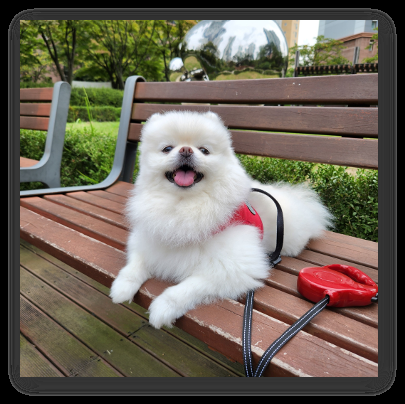
#> input picture hw_kibum/data_analysis/already_done/[ 13 17 18 19 20 ] Deep_Learning_Basics/data/color_image.png, 405 x 404 px, found by its file name
$ python 19_2.py
#> lines starting #> are read from the running program, lines starting #| are printed output that depends on the picture; after the words box and inside, x2 and y2 are one past the last pixel; in counts of white or black regions, pixels touching at a corner belong together
# OpenCV 라이브러리 불러오기
import cv2

def basic_image_processing():
    # 1. 이미지 읽기
    # 주어진 경로에서 컬러 이미지를 불러옵니다.
    # 이미지를 처리하기 위해 먼저 읽어와야 하며, 이미지가 없으면 오류 메시지를 반환합니다.
    # imread 함수를 사용해 이미지를 읽어옵니다.
    # 참고: https://docs.opencv.org/4.x/d4/da8/group__imgcodecs.html#gacbaa02cffc4ec2422dfa2e24412a99e2
    image_path = '../data/color_image.png'
    image = cv2.imread(image_path)
#> image is the input picture: shape (404, 405, 3); mean B, G, R 90.1, 101.8, 109.9

    if image is None:
        return "이미지를 불러오지 못했습니다. 경로를 확인하세요."

    # 2. 흑백 이미지로 변환
    # 컬러 이미지를 흑백 이미지로 변환합니다.
    # cvtColor 함수를 사용하여 이미지를 흑백으로 변환합니다.
    # 간단한 모델의 경우 흑백 이미지로 변환하여 처리하는 것이 효율적일 수 있습니다.
    # 따라서, 컬러 이미지를 흑백 이미지로 변환하겠습니다.
    # 참고: https://docs.opencv.org/4.x/d8/d01/group__imgproc__color__conversions.html#gaf86c09fe702ed037c03c2bc603ceab14
    grayscale_image = cv2.cvtColor(image, cv2.COLOR_BGR2GRAY)
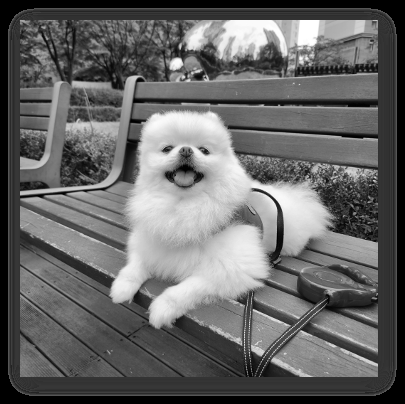
#> grayscale_image: shape (404, 405); min 0, max 255, mean 102.9

    # 3. 반환 이미지 저장
    # 변환된 흑백 이미지를 저장할 경로를 설정합니다.
    # image_path 변수를 활용하여 이미지 파일명을 활용하거나, 새로운 파일명을 지정할 수 있습니다.
    # imwrite 함수를 사용하여 이미지를 저장합니다.
    # 참고: https://docs.opencv.org/4.x/d4/da8/group__imgcodecs.html#ga8ac397bd09e48851665edbe12aa28f25
    save_path = 'result2.png'
    cv2.imwrite(save_path, grayscale_image)

    # 변환 결과를 알려주는 메시지를 반환합니다.
    return f"이미지를 흑백으로 변환하여 '{save_path}'에 저장했습니다."

# 실행
# 이미지 처리 함수 호출 및 결과 출력
result = basic_image_processing()
print(result)

####################################################


# Haar Cascade Classifier 파일 경로
# 얼굴을 탐지하기 위해 미리 학습된 모델 파일을 불러온다.
# Haar Cascade Classifier는 얼굴의 특징을 감지하기 위한 도구이다.
face_cascade = cv2.CascadeClassifier(cv2.data.haarcascades + 'haarcascade_frontalface_default.xml')

# 1. 이미지 불러오기
# 얼굴을 탐지할 대상을 메모리로 불러오기 위해 이미지를 읽는다.
img = cv2.imread('../data/human_face.png')
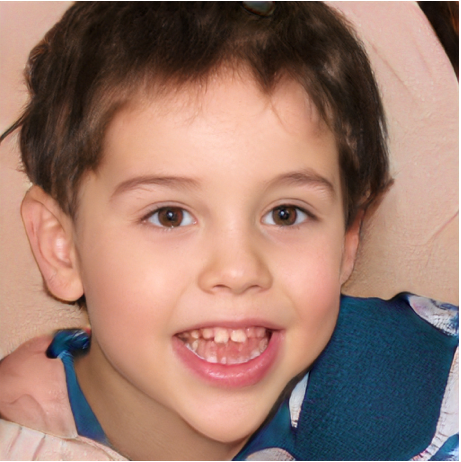
#> input picture hw_kibum/data_analysis/already_done/[ 13 17 18 19 20 ] Deep_Learning_Basics/data/human_face.png, 461 x 462 px, found by its file name
#> img is the input picture: shape (462, 461, 3); mean B, G, R 110.1, 122.3, 155.9

# 2. 흑백 이미지로 변환
# 컬러 이미지를 흑백 이미지로 변환합니다.
# cvtColor 함수를 사용하여 이미지를 흑백으로 변환합니다.
# 간단한 모델의 경우 흑백 이미지로 변환하여 처리하는 것이 효율적일 수 있습니다.
# 따라서, 컬러 이미지를 흑백 이미지로 변환하겠습니다.
# 참고: https://docs.opencv.org/4.x/d8/d01/group__imgproc__color__conversions.html#gaf86c09fe702ed037c03c2bc603ceab14
gray = cv2.cvtColor(img, cv2.COLOR_BGR2GRAY)
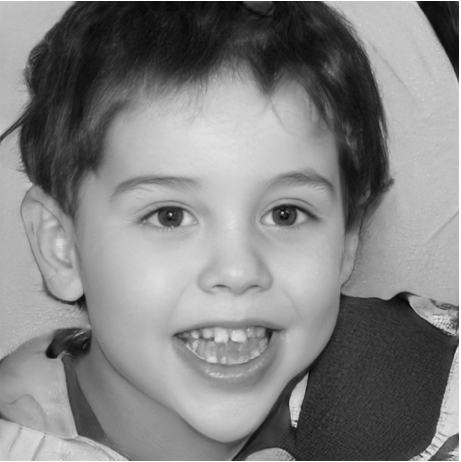
#> gray: shape (462, 461); min 1, max 255, mean 130.9

# 3. 얼굴 탐지 수행
# 이미지에서 얼굴을 탐지하기 위해 detectMultiScale 함수를 사용한다.
# scaleFactor를 설정하여 다양한 크기의 얼굴을 탐지할 수 있게 하고,
# minNeighbors를 통해 얼굴 후보군을 더 엄격하게 확인하여 실제 얼굴을 찾는다.
# minSize는 탐지할 얼굴의 최소 크기를 지정하여 너무 작은 얼굴을 무시하기 위해 사용한다.
# detectMultiScal 함수 참고: https://docs.opencv.org/4.x/d1/de5/classcv_1_1CascadeClassifier.html#aaf8181cb63968136476ec4204ffca498
faces = face_cascade.detectMultiScale(gray, scaleFactor=1.1, minNeighbors=5, minSize=(30, 30))
#> faces = [[66, 88, 326, 326]]

# 4. 탐지된 얼굴 주위에 사각형 그리기
# 탐지된 얼굴 위치를 시각적으로 표시하기 위해 얼굴 주위에 사각형을 그린다.
# cv2.rectangle 함수를 사용하여 (x, y, w, h) 좌표를 기준으로 사각형을 그린다.
# (255, 0, 0)은 파란색을 나타내며, 선의 두께를 2로 설정한다.
for (x, y, w, h) in faces:
    cv2.rectangle(img, (x, y), (x+w, y+h), (255, 0, 0), 2)
#> this loop made 1 pass
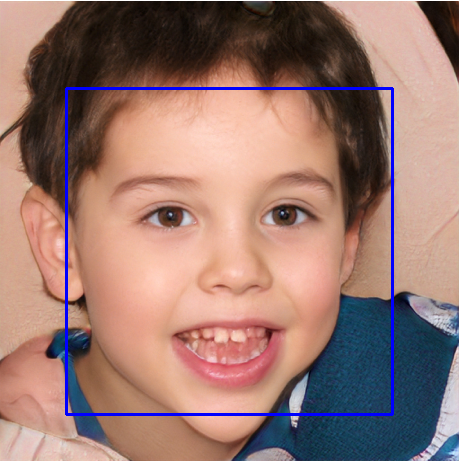
#> img: shape (462, 461, 3); 1.83% of pixels changed, all inside (x1, y1, x2, y2) = (65, 87, 394, 416)

# 5. 결과 이미지 출력
# 탐지된 얼굴 결과를 화면에 보여주기 위해 이미지 창을 연다.
# imshow 함수로 'Detected Faces'라는 이름의 창에 결과 이미지를 출력하고,
# waitKey(0)를 사용하여 사용자가 키를 누를 때까지 창을 유지한다.
# destroyAllWindows 함수로 모든 창을 닫는다.
cv2.imshow('Detected Faces', img)
cv2.waitKey(0)
cv2.destroyAllWindows()
